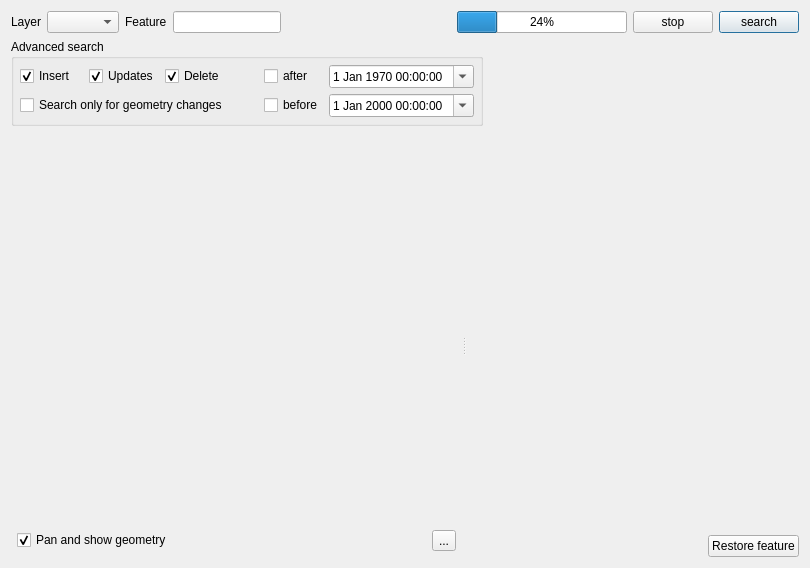
<?xml version="1.0" encoding="UTF-8"?>
<ui version="4.0">
 <author>Denis Rouzaud</author>
 <class>audit</class>
 <widget class="QDialog" name="audit">
  <property name="geometry">
   <rect>
    <x>0</x>
    <y>0</y>
    <width>810</width>
    <height>568</height>
   </rect>
  </property>
  <property name="windowTitle">
   <string>Postgres 91 plus Auditor :: search history</string>
  </property>
  <layout class="QGridLayout" name="gridLayout_6">
   <item row="0" column="0" colspan="5">
    <widget class="QWidget" name="widget" native="true">
     <property name="sizePolicy">
      <sizepolicy hsizetype="Preferred" vsizetype="Maximum">
       <horstretch>0</horstretch>
       <verstretch>0</verstretch>
      </sizepolicy>
     </property>
     <layout class="QGridLayout" name="gridLayout">
      <property name="margin">
       <number>0</number>
      </property>
      <item row="0" column="3" colspan="2">
       <widget class="QLineEdit" name="featureEdit"/>
      </item>
      <item row="0" column="5">
       <spacer name="horizontalSpacer_4">
        <property name="orientation">
         <enum>Qt::Horizontal</enum>
        </property>
        <property name="sizeHint" stdset="0">
         <size>
          <width>40</width>
          <height>20</height>
         </size>
        </property>
       </spacer>
      </item>
      <item row="0" column="2">
       <widget class="QLabel" name="label_2">
        <property name="text">
         <string>Feature</string>
        </property>
       </widget>
      </item>
      <item row="0" column="8">
       <widget class="QPushButton" name="searchButton">
        <property name="layoutDirection">
         <enum>Qt::LeftToRight</enum>
        </property>
        <property name="text">
         <string>search</string>
        </property>
       </widget>
      </item>
      <item row="0" column="7">
       <widget class="QPushButton" name="stopButton">
        <property name="text">
         <string>stop</string>
        </property>
       </widget>
      </item>
      <item row="0" column="1">
       <widget class="QComboBox" name="layerCombo"/>
      </item>
      <item row="0" column="0">
       <widget class="QLabel" name="label">
        <property name="text">
         <string>Layer</string>
        </property>
       </widget>
      </item>
      <item row="0" column="6">
       <widget class="QProgressBar" name="progressBar">
        <property name="value">
         <number>24</number>
        </property>
       </widget>
      </item>
     </layout>
    </widget>
   </item>
   <item row="1" column="0" colspan="3">
    <widget class="QgsCollapsibleGroupBoxBasic" name="groupBox_2">
     <property name="sizePolicy">
      <sizepolicy hsizetype="Preferred" vsizetype="Maximum">
       <horstretch>0</horstretch>
       <verstretch>0</verstretch>
      </sizepolicy>
     </property>
     <property name="title">
      <string>Advanced search</string>
     </property>
     <property name="collapsed" stdset="0">
      <bool>true</bool>
     </property>
     <layout class="QGridLayout" name="gridLayout_8">
      <property name="margin">
       <number>6</number>
      </property>
      <item row="1" column="0" colspan="3">
       <widget class="QCheckBox" name="searchOnlyGeometry">
        <property name="sizePolicy">
         <sizepolicy hsizetype="Minimum" vsizetype="Fixed">
          <horstretch>0</horstretch>
          <verstretch>0</verstretch>
         </sizepolicy>
        </property>
        <property name="text">
         <string>Search only for geometry changes</string>
        </property>
       </widget>
      </item>
      <item row="0" column="2">
       <widget class="QCheckBox" name="searchDeletes">
        <property name="text">
         <string>Delete</string>
        </property>
        <property name="checked">
         <bool>true</bool>
        </property>
       </widget>
      </item>
      <item row="1" column="4">
       <widget class="QCheckBox" name="searchBefore">
        <property name="text">
         <string>before</string>
        </property>
       </widget>
      </item>
      <item row="1" column="5">
       <widget class="QDateTimeEdit" name="searchBeforeDate">
        <property name="calendarPopup">
         <bool>true</bool>
        </property>
       </widget>
      </item>
      <item row="0" column="1">
       <widget class="QCheckBox" name="searchUpdates">
        <property name="text">
         <string>Updates</string>
        </property>
        <property name="checked">
         <bool>true</bool>
        </property>
       </widget>
      </item>
      <item row="0" column="4">
       <widget class="QCheckBox" name="searchAfter">
        <property name="text">
         <string>after</string>
        </property>
       </widget>
      </item>
      <item row="0" column="0">
       <widget class="QCheckBox" name="searchInserts">
        <property name="text">
         <string>Insert</string>
        </property>
        <property name="checked">
         <bool>true</bool>
        </property>
       </widget>
      </item>
      <item row="0" column="5">
       <widget class="QDateTimeEdit" name="searchAfterDate">
        <property name="buttonSymbols">
         <enum>QAbstractSpinBox::UpDownArrows</enum>
        </property>
        <property name="date">
         <date>
          <year>1970</year>
          <month>1</month>
          <day>1</day>
         </date>
        </property>
        <property name="calendarPopup">
         <bool>true</bool>
        </property>
       </widget>
      </item>
      <item row="0" column="3">
       <spacer name="horizontalSpacer_2">
        <property name="orientation">
         <enum>Qt::Horizontal</enum>
        </property>
        <property name="sizeType">
         <enum>QSizePolicy::Maximum</enum>
        </property>
        <property name="sizeHint" stdset="0">
         <size>
          <width>30</width>
          <height>20</height>
         </size>
        </property>
       </spacer>
      </item>
     </layout>
    </widget>
   </item>
   <item row="3" column="0" colspan="5">
    <widget class="QSplitter" name="splitter">
     <property name="orientation">
      <enum>Qt::Horizontal</enum>
     </property>
     <widget class="QWidget" name="historyPanel" native="true">
      <layout class="QGridLayout" name="gridLayout_4">
       <property name="margin">
        <number>6</number>
       </property>
       <property name="spacing">
        <number>3</number>
       </property>
       <item row="1" column="1">
        <widget class="QToolButton" name="columnChooserButton">
         <property name="text">
          <string>...</string>
         </property>
        </widget>
       </item>
       <item row="1" column="0">
        <widget class="QCheckBox" name="panShowGeometry">
         <property name="text">
          <string>Pan and show geometry</string>
         </property>
         <property name="checked">
          <bool>true</bool>
         </property>
        </widget>
       </item>
       <item row="0" column="0" colspan="2">
        <widget class="QWidget" name="loggedActionsWidget" native="true"/>
       </item>
      </layout>
     </widget>
     <widget class="QWidget" name="featurePanel" native="true">
      <layout class="QGridLayout" name="gridLayout_5">
       <property name="margin">
        <number>0</number>
       </property>
       <item row="1" column="2">
        <widget class="QPushButton" name="restoreButton">
         <property name="text">
          <string>Restore feature</string>
         </property>
        </widget>
       </item>
       <item row="1" column="0">
        <spacer name="horizontalSpacer_3">
         <property name="orientation">
          <enum>Qt::Horizontal</enum>
         </property>
         <property name="sizeHint" stdset="0">
          <size>
           <width>40</width>
           <height>20</height>
          </size>
         </property>
        </spacer>
       </item>
       <item row="0" column="0" colspan="3">
        <widget class="QWidget" name="differenceViewerWidget" native="true"/>
       </item>
      </layout>
     </widget>
    </widget>
   </item>
   <item row="1" column="3" colspan="2">
    <spacer name="horizontalSpacer">
     <property name="orientation">
      <enum>Qt::Horizontal</enum>
     </property>
     <property name="sizeType">
      <enum>QSizePolicy::Minimum</enum>
     </property>
     <property name="sizeHint" stdset="0">
      <size>
       <width>30</width>
       <height>20</height>
      </size>
     </property>
    </spacer>
   </item>
  </layout>
 </widget>
 <customwidgets>
  <customwidget>
   <class>QgsCollapsibleGroupBoxBasic</class>
   <extends>QGroupBox</extends>
   <header>qgis.gui.h</header>
   <container>1</container>
  </customwidget>
 </customwidgets>
 <resources/>
 <connections/>
</ui>
